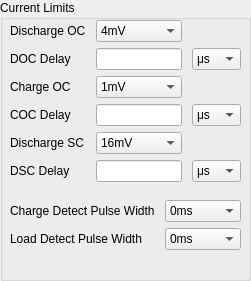
    <widget class="QGroupBox" name="groupBox_2">
     <property name="geometry">
      <rect>
       <x>500</x>
       <y>20</y>
       <width>251</width>
       <height>281</height>
      </rect>
     </property>
     <property name="title">
      <string>Current Limits</string>
     </property>
     <widget class="QWidget" name="gridLayoutWidget_2">
      <property name="geometry">
       <rect>
        <x>10</x>
        <y>20</y>
        <width>231</width>
        <height>164</height>
       </rect>
      </property>
      <layout class="QGridLayout" name="gridLayout_2">
       <property name="horizontalSpacing">
        <number>10</number>
       </property>
       <item row="0" column="1">
        <widget class="QComboBox" name="CLDischargeOCVoltageCombo">
         <item>
          <property name="text">
           <string>4mV</string>
          </property>
         </item>
         <item>
          <property name="text">
           <string>8mV</string>
          </property>
         </item>
         <item>
          <property name="text">
           <string>16mV</string>
          </property>
         </item>
         <item>
          <property name="text">
           <string>24mV</string>
          </property>
         </item>
         <item>
          <property name="text">
           <string>32mV</string>
          </property>
         </item>
         <item>
          <property name="text">
           <string>48mV</string>
          </property>
         </item>
         <item>
          <property name="text">
           <string>64mV</string>
          </property>
         </item>
         <item>
          <property name="text">
           <string>96mV</string>
          </property>
         </item>
        </widget>
       </item>
       <item row="0" column="0">
        <widget class="QLabel" name="label_28">
         <property name="text">
          <string>Discharge OC</string>
         </property>
        </widget>
       </item>
       <item row="1" column="0">
        <widget class="QLabel" name="label_42">
         <property name="text">
          <string>DOC Delay</string>
         </property>
        </widget>
       </item>
       <item row="4" column="0">
        <widget class="QLabel" name="label_45">
         <property name="text">
          <string>Discharge SC</string>
         </property>
        </widget>
       </item>
       <item row="1" column="1">
        <widget class="QLineEdit" name="CLDischargeOCTimeoutLineEdit"/>
       </item>
       <item row="5" column="0">
        <widget class="QLabel" name="label_46">
         <property name="text">
          <string>DSC Delay</string>
         </property>
        </widget>
       </item>
       <item row="5" column="2">
        <widget class="QComboBox" name="CLDischargeSCTimeoutCombo">
         <item>
          <property name="text">
           <string>μs</string>
          </property>
         </item>
         <item>
          <property name="text">
           <string>ms</string>
          </property>
         </item>
         <item>
          <property name="text">
           <string>s</string>
          </property>
         </item>
         <item>
          <property name="text">
           <string>min</string>
          </property>
         </item>
        </widget>
       </item>
       <item row="3" column="1">
        <widget class="QLineEdit" name="CLChargeOCTimeoutLineEdit"/>
       </item>
       <item row="4" column="1">
        <widget class="QComboBox" name="CLDischargeSCVoltageCombo">
         <item>
          <property name="text">
           <string>16mV</string>
          </property>
         </item>
         <item>
          <property name="text">
           <string>24mV</string>
          </property>
         </item>
         <item>
          <property name="text">
           <string>32mV</string>
          </property>
         </item>
         <item>
          <property name="text">
           <string>48mV</string>
          </property>
         </item>
         <item>
          <property name="text">
           <string>64mV</string>
          </property>
         </item>
         <item>
          <property name="text">
           <string>96mV</string>
          </property>
         </item>
         <item>
          <property name="text">
           <string>128mV</string>
          </property>
         </item>
         <item>
          <property name="text">
           <string>256mV</string>
          </property>
         </item>
        </widget>
       </item>
       <item row="1" column="2">
        <widget class="QComboBox" name="CLDischargeOCTimeoutCombo">
         <item>
          <property name="text">
           <string>μs</string>
          </property>
         </item>
         <item>
          <property name="text">
           <string>ms</string>
          </property>
         </item>
         <item>
          <property name="text">
           <string>s</string>
          </property>
         </item>
         <item>
          <property name="text">
           <string>min</string>
          </property>
         </item>
        </widget>
       </item>
       <item row="3" column="0">
        <widget class="QLabel" name="label_41">
         <property name="text">
          <string>COC Delay</string>
         </property>
        </widget>
       </item>
       <item row="2" column="1">
        <widget class="QComboBox" name="CLChargeOCVoltageCombo">
         <item>
          <property name="text">
           <string>1mV</string>
          </property>
         </item>
         <item>
          <property name="text">
           <string>2mV</string>
          </property>
         </item>
         <item>
          <property name="text">
           <string>4mV</string>
          </property>
         </item>
         <item>
          <property name="text">
           <string>6mV</string>
          </property>
         </item>
         <item>
          <property name="text">
           <string>8mV</string>
          </property>
         </item>
         <item>
          <property name="text">
           <string>12mV</string>
          </property>
         </item>
         <item>
          <property name="text">
           <string>16mV</string>
          </property>
         </item>
         <item>
          <property name="text">
           <string>24mV</string>
          </property>
         </item>
        </widget>
       </item>
       <item row="5" column="1">
        <widget class="QLineEdit" name="CLDischargeSCTimeoutLineEdit"/>
       </item>
       <item row="3" column="2">
        <widget class="QComboBox" name="CLChargeOCTimeoutCombo">
         <item>
          <property name="text">
           <string>μs</string>
          </property>
         </item>
         <item>
          <property name="text">
           <string>ms</string>
          </property>
         </item>
         <item>
          <property name="text">
           <string>s</string>
          </property>
         </item>
         <item>
          <property name="text">
           <string>min</string>
          </property>
         </item>
        </widget>
       </item>
       <item row="2" column="0">
        <widget class="QLabel" name="label_44">
         <property name="text">
          <string>Charge OC</string>
         </property>
        </widget>
       </item>
      </layout>
     </widget>
     <widget class="QWidget" name="gridLayoutWidget_5">
      <property name="geometry">
       <rect>
        <x>10</x>
        <y>200</y>
        <width>231</width>
        <height>52</height>
       </rect>
      </property>
      <layout class="QGridLayout" name="gridLayout_16">
       <property name="horizontalSpacing">
        <number>10</number>
       </property>
       <item row="0" column="1">
        <widget class="QComboBox" name="openWireTimingCombo_11">
         <item>
          <property name="text">
           <string>0ms</string>
          </property>
         </item>
         <item>
          <property name="text">
           <string>1ms</string>
          </property>
         </item>
         <item>
          <property name="text">
           <string>2ms</string>
          </property>
         </item>
         <item>
          <property name="text">
           <string>3ms</string>
          </property>
         </item>
         <item>
          <property name="text">
           <string>4ms</string>
          </property>
         </item>
         <item>
          <property name="text">
           <string>5ms</string>
          </property>
         </item>
         <item>
          <property name="text">
           <string>6ms</string>
          </property>
         </item>
         <item>
          <property name="text">
           <string>7ms</string>
          </property>
         </item>
         <item>
          <property name="text">
           <string>8ms</string>
          </property>
         </item>
         <item>
          <property name="text">
           <string>9ms</string>
          </property>
         </item>
         <item>
          <property name="text">
           <string>10ms</string>
          </property>
         </item>
         <item>
          <property name="text">
           <string>11ms</string>
          </property>
         </item>
         <item>
          <property name="text">
           <string>12ms</string>
          </property>
         </item>
         <item>
          <property name="text">
           <string>13ms</string>
          </property>
         </item>
         <item>
          <property name="text">
           <string>14ms</string>
          </property>
         </item>
         <item>
          <property name="text">
           <string>15ms</string>
          </property>
         </item>
        </widget>
       </item>
       <item row="1" column="1">
        <widget class="QComboBox" name="openWireTimingCombo_12">
         <item>
          <property name="text">
           <string>0ms</string>
          </property>
         </item>
         <item>
          <property name="text">
           <string>1ms</string>
          </property>
         </item>
         <item>
          <property name="text">
           <string>2ms</string>
          </property>
         </item>
         <item>
          <property name="text">
           <string>3ms</string>
          </property>
         </item>
         <item>
          <property name="text">
           <string>4ms</string>
          </property>
         </item>
         <item>
          <property name="text">
           <string>5ms</string>
          </property>
         </item>
         <item>
          <property name="text">
           <string>6ms</string>
          </property>
         </item>
         <item>
          <property name="text">
           <string>7ms</string>
          </property>
         </item>
         <item>
          <property name="text">
           <string>8ms</string>
          </property>
         </item>
         <item>
          <property name="text">
           <string>9ms</string>
          </property>
         </item>
         <item>
          <property name="text">
           <string>10ms</string>
          </property>
         </item>
         <item>
          <property name="text">
           <string>11ms</string>
          </property>
         </item>
         <item>
          <property name="text">
           <string>12ms</string>
          </property>
         </item>
         <item>
          <property name="text">
           <string>13ms</string>
          </property>
         </item>
         <item>
          <property name="text">
           <string>14ms</string>
          </property>
         </item>
         <item>
          <property name="text">
           <string>15ms</string>
          </property>
         </item>
        </widget>
       </item>
       <item row="1" column="0">
        <widget class="QLabel" name="label_92">
         <property name="text">
          <string>Load Detect Pulse Width</string>
         </property>
        </widget>
       </item>
       <item row="0" column="0">
        <widget class="QLabel" name="label_98">
         <property name="text">
          <string>Charge Detect Pulse Width</string>
         </property>
        </widget>
       </item>
      </layout>
     </widget>
    </widget>
